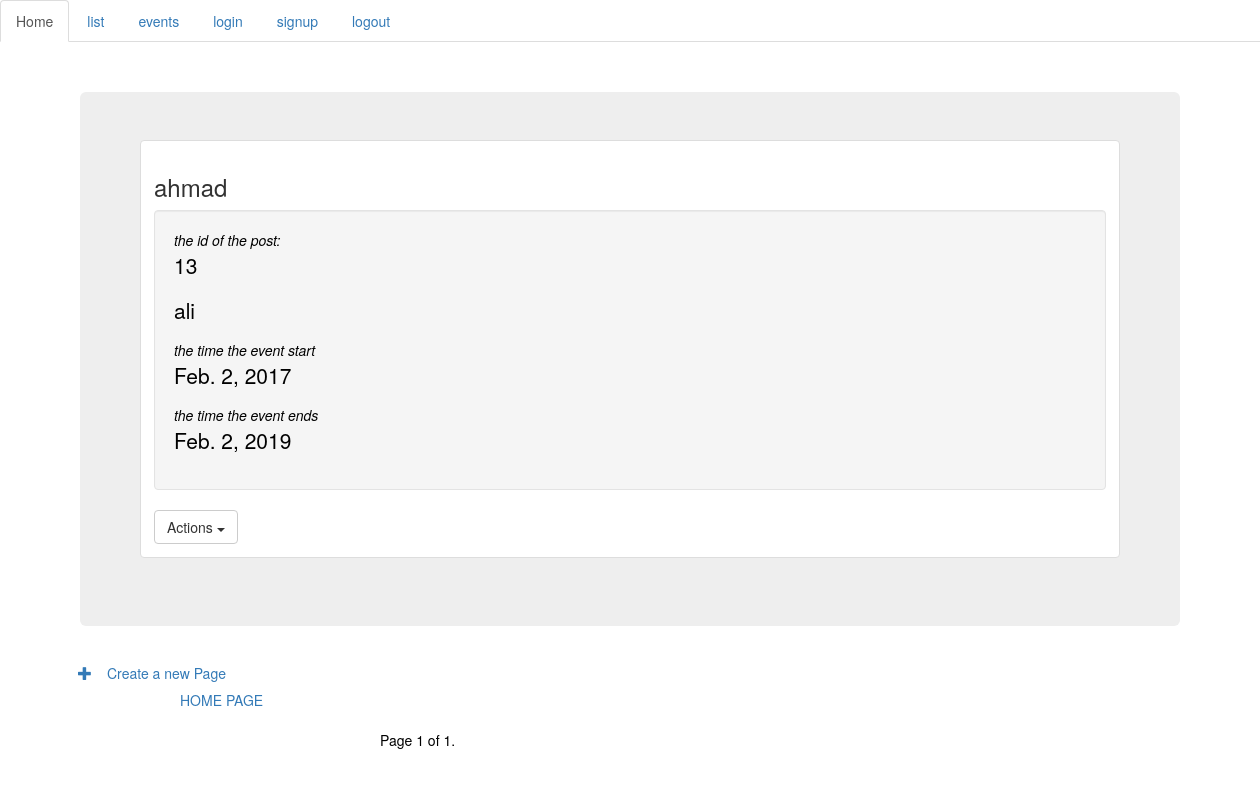
Page /posts/eventlist/ on the earlier database version.
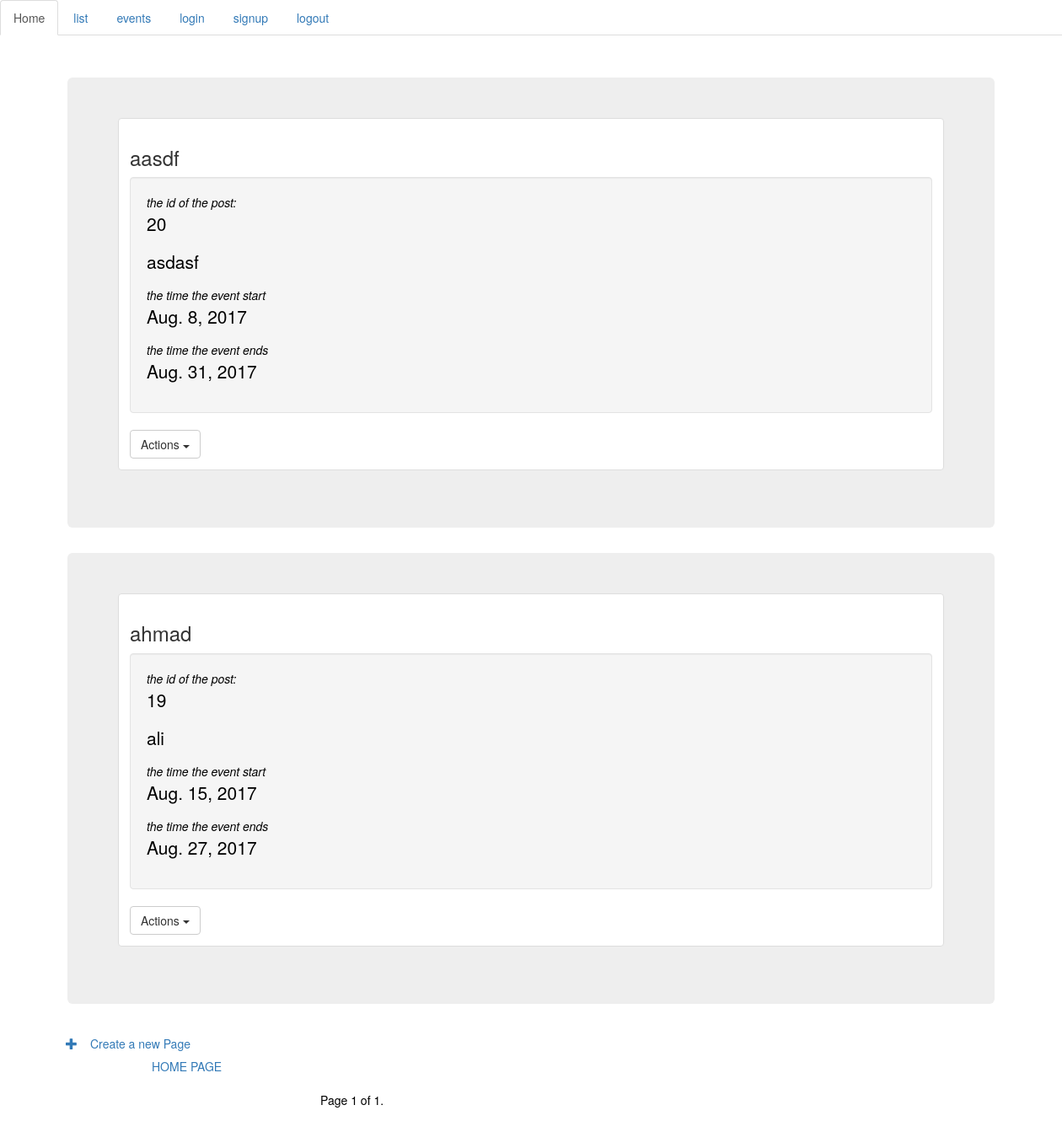
Same page on the later database version.
### post/models.py (models this page shows, shortened)
class Event(models.Model):
	event_author = models.ForeignKey(User, default=1)
	event_slug = models.SlugField(unique=True, null=True)
	event_name = models.CharField(max_length=160)
	event_detail = models.TextField()
	event_pic = models.ImageField(upload_to="blog_images", null=True , blank=True)
	startdate_event = models.DateField(null=True)
	enddate_event = models.DateField(null=True)
	class Meta:
		ordering = ['startdate_event']

### post/views.py (the view)
def event_list(request):
    details = Event.objects.all()
    paginator = Paginator(details, 4) # Show 25 contacts per page
    page = request.GET.get('page')
    try:
        contacts = paginator.page(page)
    except PageNotAnInteger:
        contacts = paginator.page(1)
    except EmptyPage:
        contacts = paginator.page(paginator.num_pages)
    context3 = {
        "list": contacts,
        "user": request.user,
    }
    return render(request, 'event_list.html',context3)

### post/templates/event_list.html (shortened to what this page needs)
{% extends "base.html" %}
{% block content %}
        <div class="row">
           {% for x in list%}
                <div class="col s6" >
                    <div class="jumbotron">
                        <div class="thumbnail">
                            <div class="caption">
                                    <h3>{{x.event_name}}</h3>
                                    <div class="well"><cite>the id of the post:</cite><p>{{x.id}}</p>
                                    <p>{{x.event_detail|truncatechars:10}}</p>
                                    <cite>the time the event start</cite><p>{{x.startdate_event}}</p>
                                    <cite>the time the event ends</cite><p>{{x.enddate_event}}</p>
                                    </div>
                                    <div class="dropdown">
                                        <button class="btn btn-default dropdown-toggle" type="button" id="dropdownMenu1" data-toggle="dropdown" aria-haspopup="true" aria-expanded="true">
                                                                                                    Actions
                                        <span class="caret"></span>
                                        </button>
                            </div>
                        </div>
                    </div>
                </div>
           {% endfor %}
        </div>
    <a href="{% url 'post:eventcreate' %}" class= "btn btn-floating pulse"><i class="glyphicon glyphicon-plus" ></i>Create a new Page</a>
<div class="homepage">
    <a href="{%url 'post:home'%}">HOME PAGE</a>
</div>
<div class="pagination">
    <span class="step-links">
        <span class="current">
            Page {{ list.number }} of {{ list.paginator.num_pages }}.
        </span>
    </span>
</div>
{% endblock content%}

Differences in the rows shown:
removed Event: event_name "ahmad", id "13", event_detail "ali", startdate_event "Feb. 2, 2017", enddate_event "Feb. 2, 2019"
added Event: event_name "aasdf", id "20", event_detail "asdasf", startdate_event "Aug. 8, 2017", enddate_event "Aug. 31, 2017"
added Event: event_name "ahmad", id "19", event_detail "ali", startdate_event "Aug. 15, 2017", enddate_event "Aug. 27, 2017"
